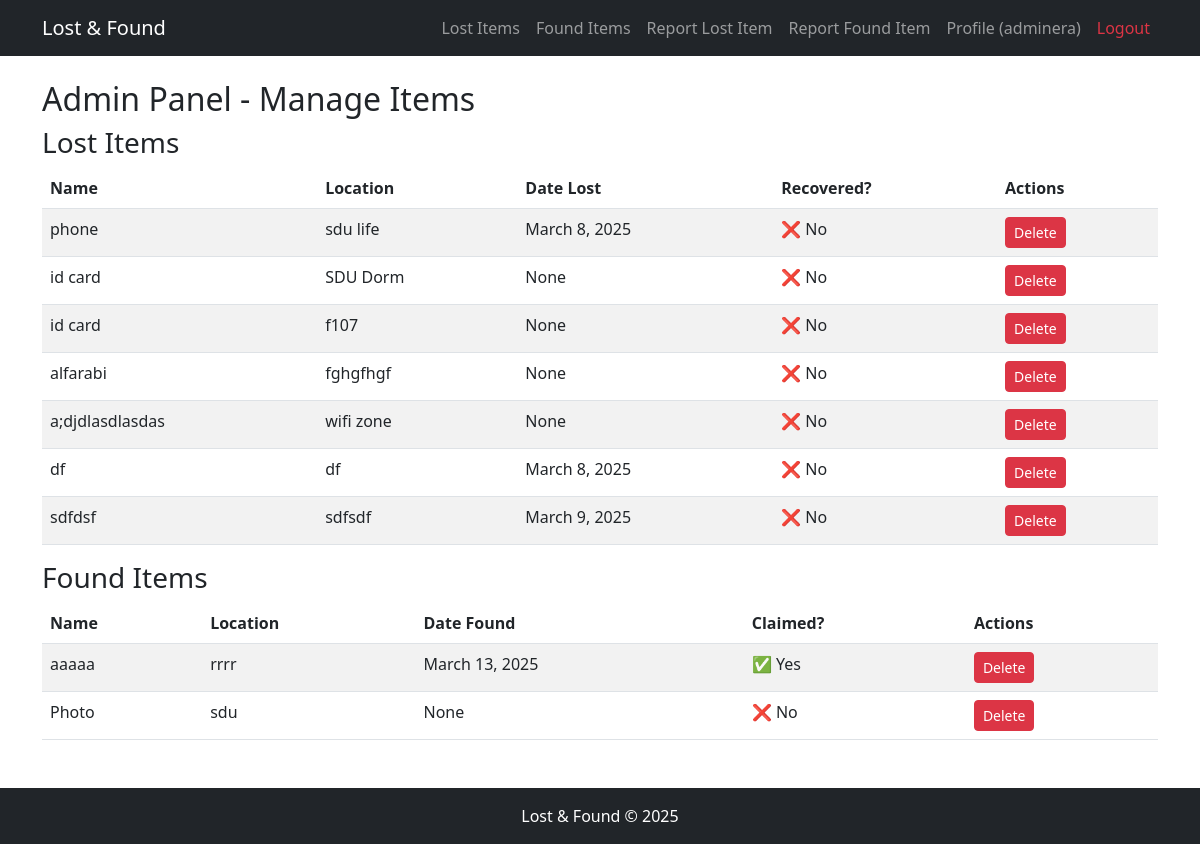
Page /admin-items/ (signed in) on the committed database.
### items/models.py (models this page shows, shortened)
class LostItem(models.Model):
    user = models.ForeignKey(User, on_delete=models.SET_NULL, null=True, blank=True)
    name = models.CharField(max_length=255)
    description = models.TextField()
    location = models.CharField(max_length=255)
    date_lost = models.DateField()
    image = models.ImageField(
        upload_to="lost_items/",
        storage=get_media_storage(),  # None, если отключено
        blank=True,
        null=True
    )
    is_recovered = models.BooleanField(default=False)
    created_at = models.DateTimeField(default=now)
    status = models.CharField(
        max_length=10,
        choices=[(status.value, status.name.title()) for status in LostItemStatus],
        default=LostItemStatus.LOST.value
    )
    class Meta:
        ordering = ["-created_at"]

class FoundItem(models.Model):
    user = models.ForeignKey(User, on_delete=models.SET_NULL, null=True, blank=True)
    name = models.CharField(max_length=255)
    description = models.TextField()
    location = models.CharField(max_length=255)
    date_found = models.DateField()
    image = models.ImageField(
        upload_to="found_items/",
        storage=get_media_storage(),  # None, если отключено
        blank=True,
        null=True
    )
    is_claimed = models.BooleanField(default=False)
    created_at = models.DateTimeField(default=now)
    status = models.CharField(
        max_length=10,
        choices=[(status.value, status.name.title()) for status in FoundItemStatus],
        default=FoundItemStatus.FOUND.value
    )
    class Meta:
        ordering = ["-created_at"]

### items/views.py (the view)
# urls.py: path("admin-items/", views.admin_items_list, name="admin_items_list"),
@user_passes_test(is_staff_user)
def admin_items_list(request):
    lost_items = LostItem.objects.all()
    found_items = FoundItem.objects.all()
    return render(request, "items/admin_items_list.html", {"lost_items": lost_items, "found_items": found_items})

### items/views.py (called while the page is built)
def is_staff_user(user):
    return user.is_staff

### items/templates/items/admin_items_list.html
{% extends 'base.html' %}
{% block content %}
<h2>Admin Panel - Manage Items</h2>
<h3>Lost Items</h3>
<table class="table table-striped">
    <thead>
        <tr>
            <th>Name</th>
            <th>Location</th>
            <th>Date Lost</th>
            <th>Recovered?</th>
            <th>Actions</th>
        </tr>
    </thead>
    <tbody>
        {% for item in lost_items %}
        <tr>
            <td>{{ item.name }}</td>
            <td>{{ item.location }}</td>
            <td>{{ item.date_lost }}</td>
            <td>
                {% if item.is_recovered %}
                    ✅ Yes
                {% else %}
                    ❌ No
                {% endif %}
            </td>
            <td>
                <a href="{% url 'delete_lost_item' item.id %}" class="btn btn-danger btn-sm">Delete</a>
            </td>
        </tr>
        {% empty %}
        <tr><td colspan="5">No lost items available.</td></tr>
        {% endfor %}
    </tbody>
</table>
<h3>Found Items</h3>
<table class="table table-striped">
    <thead>
        <tr>
            <th>Name</th>
            <th>Location</th>
            <th>Date Found</th>
            <th>Claimed?</th>
            <th>Actions</th>
        </tr>
    </thead>
    <tbody>
        {% for item in found_items %}
        <tr>
            <td>{{ item.name }}</td>
            <td>{{ item.location }}</td>
            <td>{{ item.date_found }}</td>
            <td>
                {% if item.is_claimed %}
                    ✅ Yes
                {% else %}
                    ❌ No
                {% endif %}
            </td>
            <td>
                <a href="{% url 'delete_found_item' item.id %}" class="btn btn-danger btn-sm">Delete</a>
            </td>
        </tr>
        {% empty %}
        <tr><td colspan="5">No found items available.</td></tr>
        {% endfor %}
    </tbody>
</table>
{% endblock %}

### items/templates/base.html (shortened to what this page needs)
<!DOCTYPE html>
<html lang="en">
<head>
    <link rel="stylesheet" href="https://cdn.jsdelivr.net/npm/bootstrap@5.3.0/dist/css/bootstrap.min.css">
</head>
<body>
    <nav class="navbar navbar-expand-lg navbar-dark bg-dark">
        <div class="container">
            <a class="navbar-brand" href="/">Lost & Found</a>
            <div class="collapse navbar-collapse" id="navbarNav">
                <ul class="navbar-nav ms-auto">
                    <li class="nav-item"><a class="nav-link" href="{% url 'lost_items_list' %}">Lost Items</a></li>
                    <li class="nav-item"><a class="nav-link" href="{% url 'found_items_list' %}">Found Items</a></li>
                    <li class="nav-item"><a class="nav-link" href="{% url 'add_lost_item' %}">Report Lost Item</a></li>
                    <li class="nav-item"><a class="nav-link" href="{% url 'add_found_item' %}">Report Found Item</a></li>
                    {% if user.is_authenticated %}
                        <li class="nav-item"><a class="nav-link" href="{% url 'profile' %}">Profile ({{ user.username }})</a></li>
                        <li class="nav-item"><a class="nav-link text-danger" href="{% url 'logout' %}">Logout</a></li>
                    {% else %}
                        <li class="nav-item"><a class="nav-link" href="{% url 'login' %}">Login</a></li>
                        <li class="nav-item"><a class="nav-link" href="{% url 'register' %}">Register</a></li>
                    {% endif %}
                </ul>
            </div>
        </div>
    </nav>
    <div class="container mt-4">
        {% block content %}
        {% endblock %}
    </div>
    <footer class="text-center p-3 bg-dark text-white mt-5">
        Lost & Found &copy; 2025
    </footer>
</body>
</html>

### rows in the picture
LostItem: name "phone", location "sdu life", date_lost "March 8, 2025", is_recovered "❌ No"
LostItem: name "id card", location "SDU Dorm", date_lost "None", is_recovered "❌ No"
LostItem: name "id card", location "f107", date_lost "None", is_recovered "❌ No"
LostItem: name "alfarabi", location "fghgfhgf", date_lost "None", is_recovered "❌ No"
LostItem: name "a;djdlasdlasdas", location "wifi zone", date_lost "None", is_recovered "❌ No"
LostItem: name "df", location "df", date_lost "March 8, 2025", is_recovered "❌ No"
LostItem: name "sdfdsf", location "sdfsdf", date_lost "March 9, 2025", is_recovered "❌ No"
FoundItem: name "aaaaa", location "rrrr", date_found "March 13, 2025", is_claimed "✅ Yes"
FoundItem: name "Photo", location "sdu", date_found "None", is_claimed "❌ No"

### other values in the picture
{{ user.username }} "adminera"
